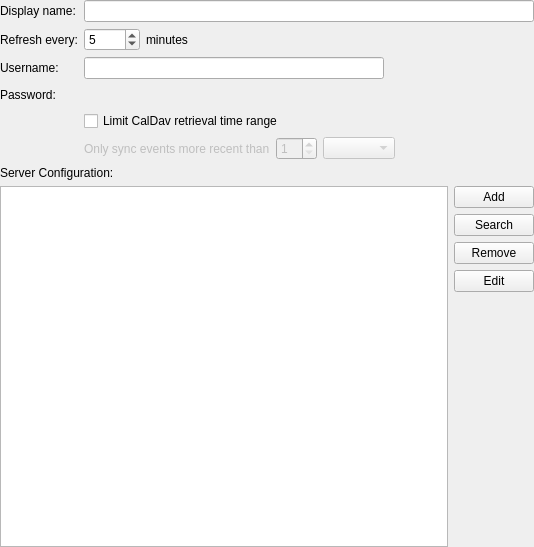
<?xml version="1.0" encoding="UTF-8"?>
<ui version="4.0">
 <class>ConfigDialog</class>
 <widget class="QWidget" name="ConfigDialog">
  <property name="geometry">
   <rect>
    <x>0</x>
    <y>0</y>
    <width>534</width>
    <height>547</height>
   </rect>
  </property>
  <layout class="QFormLayout" name="formLayout">
   <property name="leftMargin">
    <number>0</number>
   </property>
   <property name="topMargin">
    <number>0</number>
   </property>
   <property name="rightMargin">
    <number>0</number>
   </property>
   <property name="bottomMargin">
    <number>0</number>
   </property>
   <item row="0" column="0">
    <widget class="QLabel" name="label_6">
     <property name="text">
      <string>Display name:</string>
     </property>
    </widget>
   </item>
   <item row="0" column="1">
    <widget class="QLineEdit" name="kcfg_displayName"/>
   </item>
   <item row="1" column="0">
    <widget class="QLabel" name="label_2">
     <property name="text">
      <string>Refresh every:</string>
     </property>
    </widget>
   </item>
   <item row="1" column="1">
    <layout class="QHBoxLayout" name="horizontalLayout">
     <item>
      <widget class="QSpinBox" name="kcfg_refreshInterval">
       <property name="specialValueText">
        <string>Never</string>
       </property>
       <property name="value">
        <number>5</number>
       </property>
      </widget>
     </item>
     <item>
      <widget class="QLabel" name="label_3">
       <property name="text">
        <string>minutes</string>
       </property>
      </widget>
     </item>
     <item>
      <spacer name="horizontalSpacer">
       <property name="orientation">
        <enum>Qt::Horizontal</enum>
       </property>
       <property name="sizeHint" stdset="0">
        <size>
         <width>40</width>
         <height>20</height>
        </size>
       </property>
      </spacer>
     </item>
    </layout>
   </item>
   <item row="2" column="0">
    <widget class="QLabel" name="label">
     <property name="text">
      <string>Username:</string>
     </property>
    </widget>
   </item>
   <item row="2" column="1">
    <layout class="QHBoxLayout" name="horizontalLayout_2" stretch="2,1">
     <item>
      <widget class="QLineEdit" name="kcfg_defaultUsername">
      </widget>
     </item>
     <item>
      <spacer name="horizontalSpacer_2">
       <property name="orientation">
        <enum>Qt::Horizontal</enum>
       </property>
       <property name="sizeHint" stdset="0">
        <size>
         <width>40</width>
         <height>20</height>
        </size>
       </property>
      </spacer>
     </item>
    </layout>
   </item>
   <item row="3" column="0">
    <widget class="QLabel" name="label_4">
     <property name="text">
      <string>Password:</string>
     </property>
    </widget>
   </item>
   <item row="3" column="1">
    <layout class="QHBoxLayout" name="horizontalLayout_4" stretch="2,1">
     <item>
      <widget class="KPasswordLineEdit" name="password">
      </widget>
     </item>
     <item>
      <spacer name="horizontalSpacer_3">
       <property name="orientation">
        <enum>Qt::Horizontal</enum>
       </property>
       <property name="sizeHint" stdset="0">
        <size>
         <width>40</width>
         <height>20</height>
        </size>
       </property>
      </spacer>
     </item>
    </layout>
   </item>
   <item row="4" column="1">
    <widget class="QCheckBox" name="kcfg_limitSyncRange">
     <property name="toolTip">
      <string>Select this if your calendars contain a lot of events and the server cannot fulfill the requests</string>
     </property>
     <property name="text">
      <string>Limit CalDav retrieval time range</string>
     </property>
    </widget>
   </item>
   <item row="5" column="1">
    <layout class="QHBoxLayout" name="horizontalLayout_6">
     <item>
      <widget class="QLabel" name="label_5">
       <property name="enabled">
        <bool>false</bool>
       </property>
       <property name="text">
        <string>Only sync events more recent than</string>
       </property>
      </widget>
     </item>
     <item>
      <widget class="QSpinBox" name="kcfg_syncRangeStartNumber">
       <property name="enabled">
        <bool>false</bool>
       </property>
       <property name="minimum">
        <number>1</number>
       </property>
      </widget>
     </item>
     <item>
      <widget class="QComboBox" name="syncRangeStartType">
       <property name="enabled">
        <bool>false</bool>
       </property>
      </widget>
     </item>
     <item>
      <spacer name="horizontalSpacer_4">
       <property name="orientation">
        <enum>Qt::Horizontal</enum>
       </property>
       <property name="sizeHint" stdset="0">
        <size>
         <width>40</width>
         <height>20</height>
        </size>
       </property>
      </spacer>
     </item>
    </layout>
   </item>
   <item row="6" column="0" colspan="2">
    <widget class="QLabel" name="label_41">
     <property name="text">
      <string>Server Configuration:</string>
     </property>
    </widget>
   </item>
   <item row="7" column="0" colspan="2">
    <layout class="QHBoxLayout" name="horizontalLayout_3">
     <item>
      <widget class="QTreeView" name="configuredUrls"/>
     </item>
     <item>
      <layout class="QVBoxLayout" name="verticalLayout">
       <item>
        <widget class="QPushButton" name="addButton">
         <property name="text">
          <string>Add</string>
         </property>
        </widget>
       </item>
       <item>
        <widget class="QPushButton" name="searchButton">
         <property name="text">
          <string>Search</string>
         </property>
        </widget>
       </item>
       <item>
        <widget class="QPushButton" name="removeButton">
         <property name="text">
          <string>Remove</string>
         </property>
        </widget>
       </item>
       <item>
        <widget class="QPushButton" name="editButton">
         <property name="text">
          <string>Edit</string>
         </property>
        </widget>
       </item>
       <item>
        <spacer name="verticalSpacer_2">
         <property name="orientation">
          <enum>Qt::Vertical</enum>
         </property>
         <property name="sizeHint" stdset="0">
          <size>
           <width>20</width>
           <height>40</height>
          </size>
         </property>
        </spacer>
       </item>
      </layout>
     </item>
    </layout>
   </item>
  </layout>
 </widget>
 <customwidgets>
  <customwidget>
   <class>KPasswordLineEdit</class>
   <extends>QWidget</extends>
   <header>kpasswordlineedit.h</header>
  </customwidget>
 </customwidgets>
 <resources/>
 <connections>
  <connection>
   <sender>kcfg_limitSyncRange</sender>
   <signal>toggled(bool)</signal>
   <receiver>label_5</receiver>
   <slot>setEnabled(bool)</slot>
   <hints>
    <hint type="sourcelabel">
     <x>30</x>
     <y>485</y>
    </hint>
    <hint type="destinationlabel">
     <x>193</x>
     <y>512</y>
    </hint>
   </hints>
  </connection>
  <connection>
   <sender>kcfg_limitSyncRange</sender>
   <signal>toggled(bool)</signal>
   <receiver>kcfg_syncRangeStartNumber</receiver>
   <slot>setEnabled(bool)</slot>
   <hints>
    <hint type="sourcelabel">
     <x>264</x>
     <y>488</y>
    </hint>
    <hint type="destinationlabel">
     <x>267</x>
     <y>516</y>
    </hint>
   </hints>
  </connection>
  <connection>
   <sender>kcfg_limitSyncRange</sender>
   <signal>toggled(bool)</signal>
   <receiver>syncRangeStartType</receiver>
   <slot>setEnabled(bool)</slot>
   <hints>
    <hint type="sourcelabel">
     <x>332</x>
     <y>489</y>
    </hint>
    <hint type="destinationlabel">
     <x>331</x>
     <y>510</y>
    </hint>
   </hints>
  </connection>
 </connections>
</ui>
